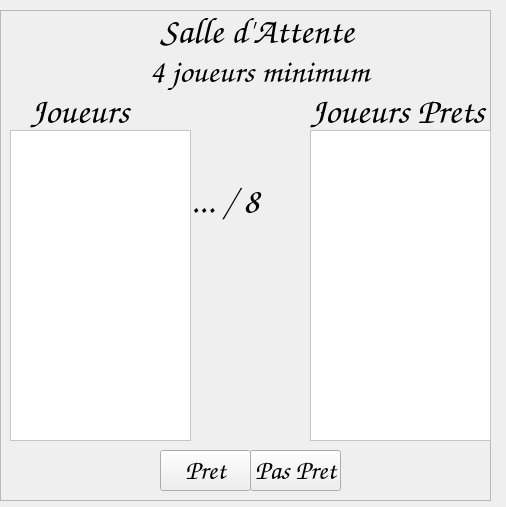
<?xml version="1.0" encoding="UTF-8"?>
<ui version="4.0">
 <class>SalleAttente</class>
 <widget class="QWidget" name="SalleAttente">
  <property name="geometry">
   <rect>
    <x>0</x>
    <y>0</y>
    <width>506</width>
    <height>507</height>
   </rect>
  </property>
  <property name="windowTitle">
   <string>Salle d'attente</string>
  </property>
  <property name="styleSheet">
   <string notr="true">background-image: url(:/img/challengeNoel.png);</string>
  </property>
  <widget class="QFrame" name="frame">
   <property name="geometry">
    <rect>
     <x>0</x>
     <y>10</y>
     <width>491</width>
     <height>491</height>
    </rect>
   </property>
   <property name="frameShape">
    <enum>QFrame::StyledPanel</enum>
   </property>
   <property name="frameShadow">
    <enum>QFrame::Raised</enum>
   </property>
   <widget class="QListWidget" name="listWidgetJoueur">
    <property name="geometry">
     <rect>
      <x>10</x>
      <y>120</y>
      <width>181</width>
      <height>311</height>
     </rect>
    </property>
    <property name="font">
     <font>
      <pointsize>15</pointsize>
     </font>
    </property>
    <property name="styleSheet">
     <string notr="true">background-color: rgb(255, 255, 255);</string>
    </property>
   </widget>
   <widget class="QListWidget" name="listWidgetJoueurPret">
    <property name="geometry">
     <rect>
      <x>310</x>
      <y>120</y>
      <width>181</width>
      <height>311</height>
     </rect>
    </property>
    <property name="font">
     <font>
      <pointsize>15</pointsize>
     </font>
    </property>
    <property name="styleSheet">
     <string notr="true">background-color: rgb(255, 255, 255);</string>
    </property>
   </widget>
   <widget class="QLabel" name="labelSalleAttente">
    <property name="geometry">
     <rect>
      <x>160</x>
      <y>0</y>
      <width>201</width>
      <height>41</height>
     </rect>
    </property>
    <property name="font">
     <font>
      <family>Z003</family>
      <pointsize>28</pointsize>
      <italic>true</italic>
      <bold>true</bold>
     </font>
    </property>
    <property name="text">
     <string>Salle d'Attente</string>
    </property>
   </widget>
   <widget class="QLabel" name="label">
    <property name="geometry">
     <rect>
      <x>150</x>
      <y>40</y>
      <width>251</width>
      <height>41</height>
     </rect>
    </property>
    <property name="font">
     <font>
      <family>Z003</family>
      <pointsize>25</pointsize>
      <italic>true</italic>
      <bold>true</bold>
     </font>
    </property>
    <property name="text">
     <string>4 joueurs minimum</string>
    </property>
   </widget>
   <widget class="QPushButton" name="pushButtonPasPret">
    <property name="geometry">
     <rect>
      <x>250</x>
      <y>440</y>
      <width>91</width>
      <height>41</height>
     </rect>
    </property>
    <property name="font">
     <font>
      <family>Z003</family>
      <pointsize>20</pointsize>
      <italic>true</italic>
      <bold>true</bold>
     </font>
    </property>
    <property name="text">
     <string>Pas Pret</string>
    </property>
   </widget>
   <widget class="QPushButton" name="pushButtonPret">
    <property name="geometry">
     <rect>
      <x>160</x>
      <y>440</y>
      <width>91</width>
      <height>41</height>
     </rect>
    </property>
    <property name="font">
     <font>
      <family>Z003</family>
      <pointsize>20</pointsize>
      <italic>true</italic>
      <bold>true</bold>
     </font>
    </property>
    <property name="text">
     <string>Pret</string>
    </property>
   </widget>
   <widget class="QLabel" name="label_2">
    <property name="geometry">
     <rect>
      <x>30</x>
      <y>80</y>
      <width>111</width>
      <height>41</height>
     </rect>
    </property>
    <property name="font">
     <font>
      <family>Z003</family>
      <pointsize>28</pointsize>
      <italic>true</italic>
      <bold>true</bold>
     </font>
    </property>
    <property name="text">
     <string>Joueurs</string>
    </property>
   </widget>
   <widget class="QLabel" name="label_3">
    <property name="geometry">
     <rect>
      <x>310</x>
      <y>80</y>
      <width>181</width>
      <height>41</height>
     </rect>
    </property>
    <property name="font">
     <font>
      <family>Z003</family>
      <pointsize>28</pointsize>
      <italic>true</italic>
      <bold>true</bold>
     </font>
    </property>
    <property name="text">
     <string>Joueurs Prets</string>
    </property>
   </widget>
   <widget class="QLabel" name="label_4">
    <property name="geometry">
     <rect>
      <x>190</x>
      <y>170</y>
      <width>121</width>
      <height>41</height>
     </rect>
    </property>
    <property name="font">
     <font>
      <family>Z003</family>
      <pointsize>28</pointsize>
      <italic>true</italic>
      <bold>true</bold>
     </font>
    </property>
    <property name="text">
     <string>... / 8</string>
    </property>
   </widget>
  </widget>
 </widget>
 <resources/>
 <connections/>
</ui>
